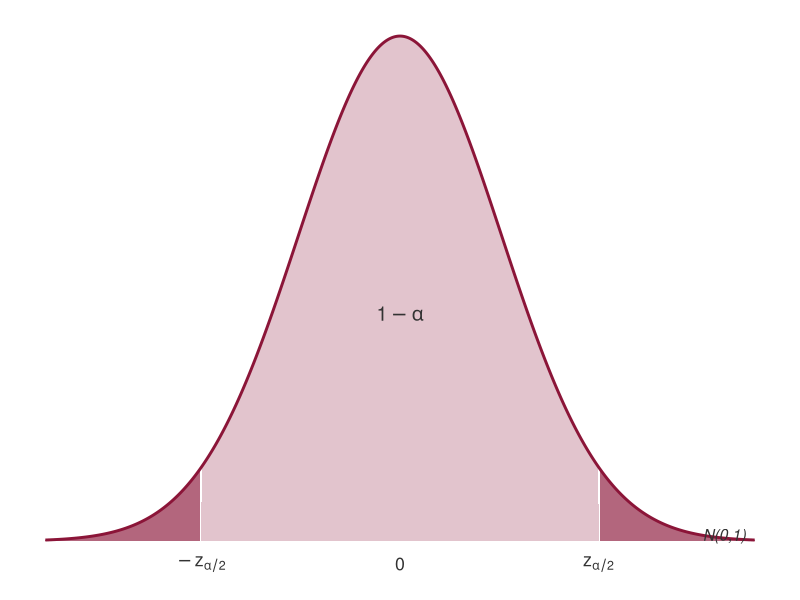
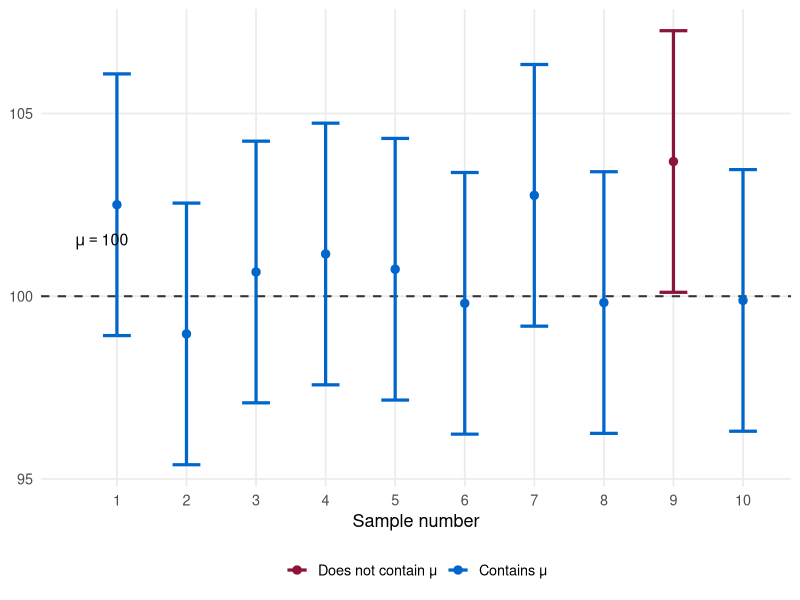
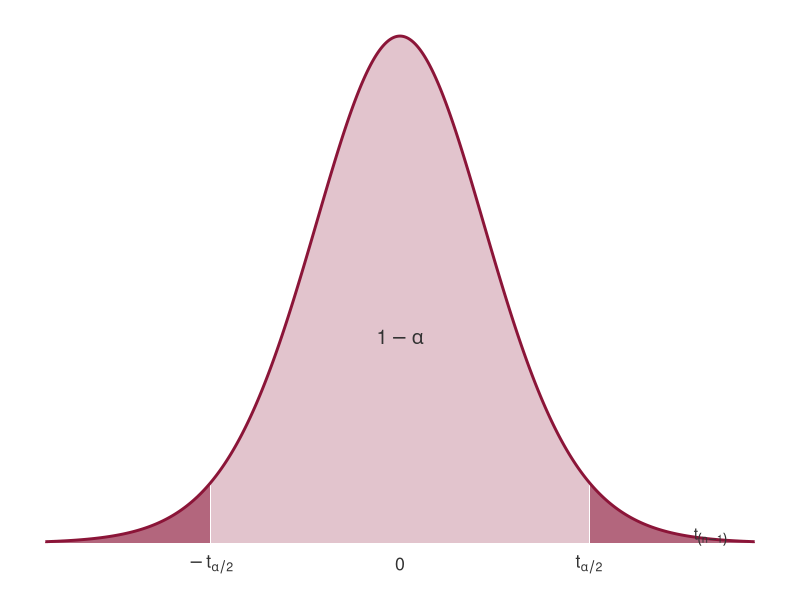

These figures' R source, in order:
## ---- chunk 1
#| fig-align: center
#| fig-width: 8
#| fig-height: 4.5
#| out-width: "80%"

library(ggplot2)

x <- seq(-3.5, 3.5, length.out = 500)
y <- dnorm(x)
df <- data.frame(x = x, y = y)

# Shaded regions
alpha_half <- 0.025
z_crit <- qnorm(1 - alpha_half)

df_mid   <- subset(df, x >= -z_crit & x <= z_crit)
df_left  <- subset(df, x <= -z_crit)
df_right <- subset(df, x >= z_crit)

ggplot(df, aes(x, y)) +
  geom_line(color = "#8B1538", linewidth = 1) +
  geom_area(data = df_mid, fill = "#8B1538", alpha = 0.25) +
  geom_area(data = df_left,  fill = "#8B1538", alpha = 0.65) +
  geom_area(data = df_right, fill = "#8B1538", alpha = 0.65) +
  annotate("text", x = 0, y = 0.18, label = "1 - alpha",
           parse = TRUE, size = 5, color = "#333333") +
  annotate("text", x = -2.8, y = 0.04, label = "alpha/2",
           parse = TRUE, size = 4, color = "white") +
  annotate("text", x =  2.8, y = 0.04, label = "alpha/2",
           parse = TRUE, size = 4, color = "white") +
  annotate("text", x = -z_crit, y = -0.018, label = expression(-z[alpha/2]),
           size = 4.5, color = "#333333") +
  annotate("text", x =  z_crit, y = -0.018, label = expression( z[alpha/2]),
           size = 4.5, color = "#333333") +
  annotate("text", x = 0, y = -0.018, label = "0",
           size = 4.5, color = "#333333") +
  annotate("text", x = 3.2, y = 0.005, label = "N(0,1)",
           size = 4, color = "#333333", fontface = "italic") +
  scale_x_continuous(breaks = NULL) +
  scale_y_continuous(breaks = NULL, expand = c(0.05, 0)) +
  labs(x = NULL, y = NULL) +
  theme_minimal(base_size = 14) +
  theme(panel.grid = element_blank(),
        axis.line.x = element_line(color = "#333333"))
## ---- chunk 2
#| fig-align: center
#| fig-width: 8
#| fig-height: 4.8
#| out-width: "85%"

set.seed(42)
mu_true <- 100
sigma   <- 10
n       <- 30
z_crit  <- qnorm(0.975)
nsim    <- 10

xbar_vec <- rnorm(nsim, mu_true, sigma / sqrt(n))
lo <- xbar_vec - z_crit * sigma / sqrt(n)
hi <- xbar_vec + z_crit * sigma / sqrt(n)
contains <- lo <= mu_true & hi >= mu_true

df_ci <- data.frame(
  sample  = 1:nsim,
  center  = xbar_vec,
  lo      = lo,
  hi      = hi,
  covers  = contains
)

ggplot(df_ci) +
  geom_hline(yintercept = mu_true, linetype = "dashed",
             color = "#333333", linewidth = 0.7) +
  geom_errorbar(aes(x = sample, ymin = lo, ymax = hi,
                    color = covers), linewidth = 1.1, width = 0.4) +
  geom_point(aes(x = sample, y = center, color = covers), size = 2.5) +
  scale_color_manual(
    values = c("TRUE" = "#0066CC", "FALSE" = "#8B1538"),
    labels = c("TRUE" = "Contains \u03bc", "FALSE" = "Does not contain \u03bc"),
    name   = NULL
  ) +
  annotate("text", x = 0.4, y = mu_true + 1.5, label = expression(mu == 100),
           size = 4, hjust = 0) +
  scale_x_continuous(breaks = 1:nsim, name = "Sample number") +
  scale_y_continuous(name = NULL,
                     breaks = c(90, 95, 100, 105, 110)) +
  theme_minimal(base_size = 13) +
  theme(legend.position = "bottom",
        panel.grid.minor = element_blank())
## ---- chunk 3
#| fig-align: center
#| fig-width: 8
#| fig-height: 4.2
#| out-width: "80%"

library(ggplot2)

x <- seq(-4, 4, length.out = 600)
df_t <- data.frame(x = x, y = dt(x, df = 15))

t_crit <- qt(0.975, df = 15)

df_mid_t   <- subset(df_t, x >= -t_crit & x <= t_crit)
df_left_t  <- subset(df_t, x <= -t_crit)
df_right_t <- subset(df_t, x >= t_crit)

ggplot(df_t, aes(x, y)) +
  geom_line(color = "#8B1538", linewidth = 1) +
  geom_area(data = df_mid_t,   fill = "#8B1538", alpha = 0.25) +
  geom_area(data = df_left_t,  fill = "#8B1538", alpha = 0.65) +
  geom_area(data = df_right_t, fill = "#8B1538", alpha = 0.65) +
  annotate("text", x = 0, y = 0.16, label = "1 - alpha",
           parse = TRUE, size = 5, color = "#333333") +
  annotate("text", x = -3.2, y = 0.03, label = "alpha/2",
           parse = TRUE, size = 4, color = "white") +
  annotate("text", x =  3.2, y = 0.03, label = "alpha/2",
           parse = TRUE, size = 4, color = "white") +
  annotate("text", x = -t_crit, y = -0.016,
           label = expression(-t[alpha/2]),
           size = 4.5, color = "#333333") +
  annotate("text", x =  t_crit, y = -0.016,
           label = expression( t[alpha/2]),
           size = 4.5, color = "#333333") +
  annotate("text", x = 0, y = -0.016, label = "0",
           size = 4.5, color = "#333333") +
  annotate("text", x = 3.5, y = 0.005,
           label = expression(t[(n-1)]),
           size = 4, color = "#333333", fontface = "italic") +
  scale_x_continuous(breaks = NULL) +
  scale_y_continuous(breaks = NULL, expand = c(0.05, 0)) +
  labs(x = NULL, y = NULL) +
  theme_minimal(base_size = 14) +
  theme(panel.grid = element_blank(),
        axis.line.x = element_line(color = "#333333"))
